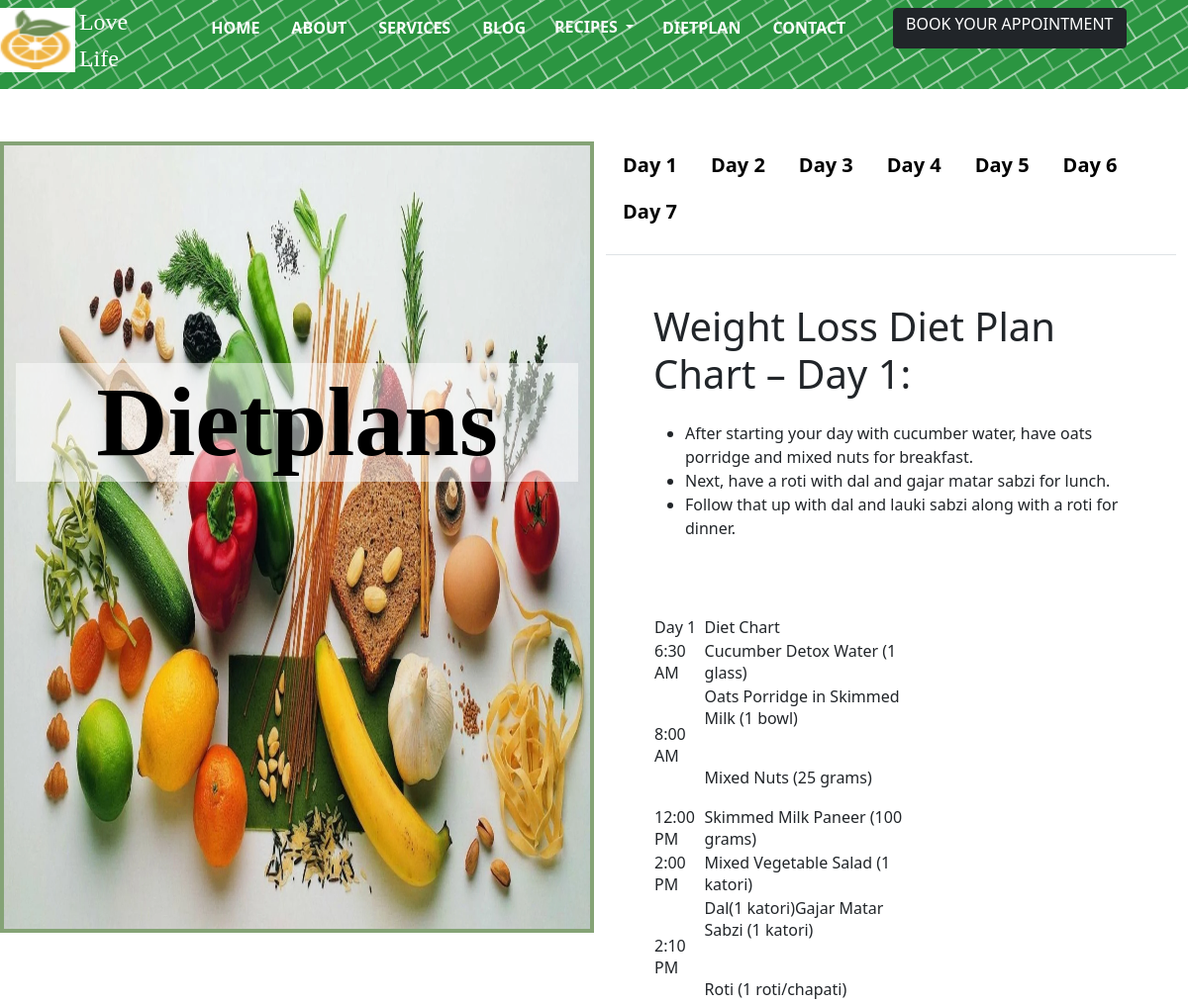
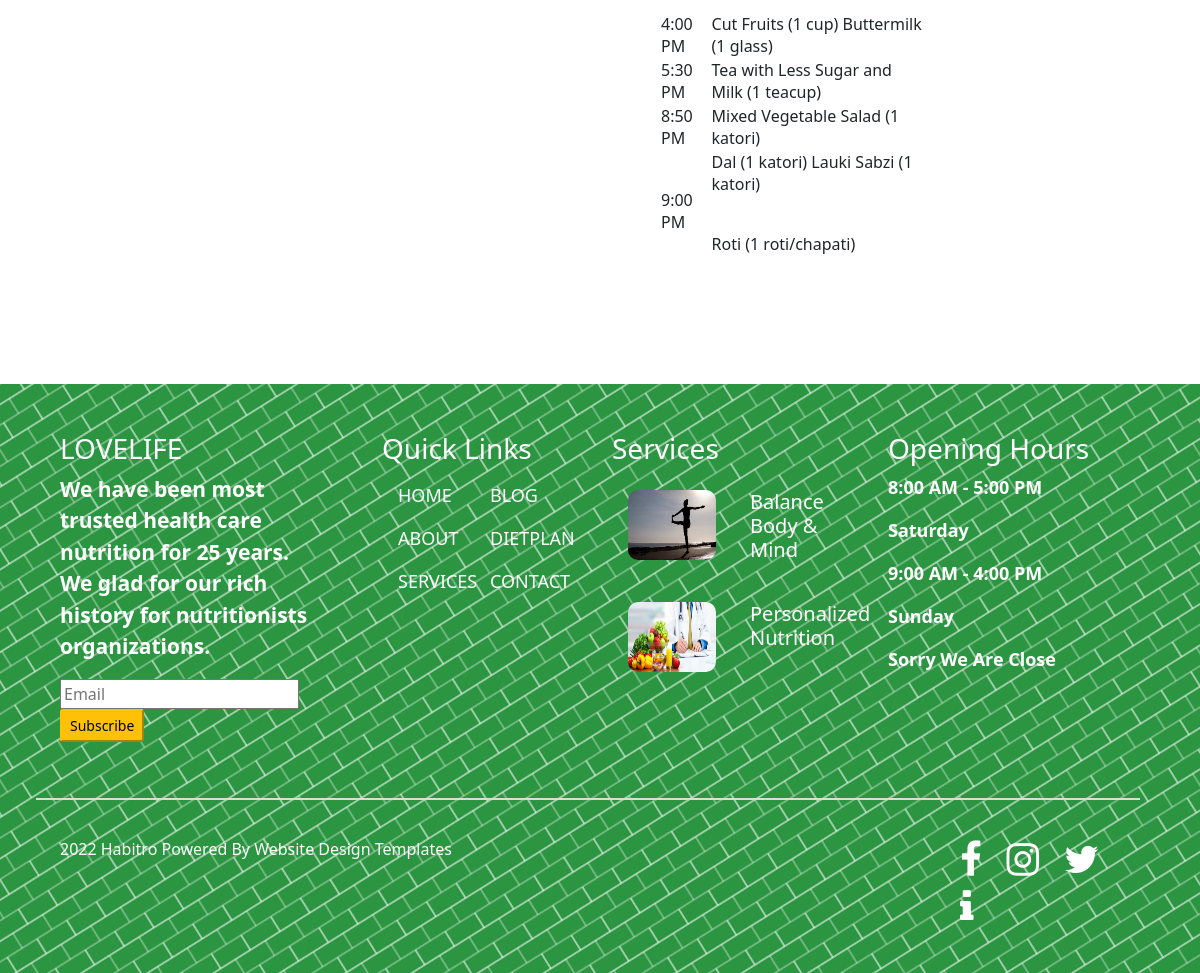
The page /diet/ on the database its author committed (2 pictures, top to bottom).
### lifestyle/models.py (models this page shows)
class dietplan(models.Model):
    title=models.CharField(max_length=5000)
    des=HTMLField()
    class Meta:
        db_table="dietplan"

### lifestyle/views.py (the view)
# urls.py: path('diet/',diet),
def diet(request):
    dt=dietplan.objects.all()
    context={'dt':dt}
    return render(request,"diet.html",context)

### templates/diet.html (shortened to what this page needs)
{% extends 'base.html' %}
{% load static %}
{% block content %}
<div class="row pt-5">
<div class="col-md-6" id="banner10">
<h1 class="text-center style8 display-1">Dietplans</h1>
</div>
<div class="col-md-6" id="dietplan">
<ul class="nav nav-tabs" id="myTab" role="tablist">
{% for dietplan in dt %}
  <li class="nav-item" role="presentation">
    <button class="nav-link " id="monday-tab" data-bs-toggle="tab" data-bs-target="#monday{{ dietplan.id }}" type="button" role="tab" aria-controls="monday" aria-selected="true">Day {{ dietplan.id }}</button>
  </li>
  {% endfor %}
</ul>
<div class="tab-content p-5" id="myTabContent">
{% for dietplan in dt %}
<div class="tab-pane fade " id="monday{{ dietplan.id }}" role="tabpanel" aria-labelledby="monday-tab">
<div class="row">
<div data-aos="flip-left"
	data-aos-duration="3000">
<h1>{{dietplan.title }}</h1>
</div>
<div data-aos="flip-up"
	data-aos-duration="3000">
<p>{{dietplan.des |safe}}</p>
</div>
</div>
</div>
{% endfor %}
</div>
</div>
</div>
<div class="row p-4">
</div>
{% endblock %}

### templates/base.html (shortened to what this page needs)
{% load static %}
<html>
<head>
<link href="{% static 'bootstrap/css/bootstrap.min.css'%}" type="text/css" rel="stylesheet"/>
<link href="{% static 'bootstrap/css/bootstrap-grid.min.css'%}" type="text/css" rel="stylesheet"/>
<link href="{% static 'project.css'%}" type="text/css" rel="stylesheet"/>
<link href="https://unpkg.com/aos@2.3.1/dist/aos.css" rel="stylesheet">
<link rel="stylesheet" href="https://cdnjs.cloudflare.com/ajax/libs/font-awesome/4.7.0/css/font-awesome.min.css">
</head>
<link rel="stylesheet" href="https://cdnjs.cloudflare.com/ajax/libs/font-awesome/4.7.0/css/font-awesome.min.css">
</head>
<body>
<div class="container-fluid">
<div class="row fixed-top" id="about">
<div class="row p-2">
<div class="col-md-2">
<div class="row">
<div class="col-md-5" id="about1">
<img src="{% static 'image/santra.png' %}" height="65px" width="80px"/>
</div>
<div class="col-md-7" id="about1">
<h4>Love </h4>
<h4>Life</h4>
</div>
</div>
</div>
<div class="col-md-7">
<nav>
<ul class="nav">
<li><a class="nav-link" href="/home/">HOME</a></li>
<li><a class="nav-link" href="/about/">ABOUT </a></li>
<li><a class="nav-link" href="/services/">SERVICES </a></li>
<li><a class="nav-link" href="/blog/">BLOG</a></li>
<div class="dropdown">
  <button class="btn text-light dropdown-toggle" type="button" style="font-weight:bold;" id="dropdownMenuButton1" data-bs-toggle="dropdown" aria-expanded="false">
   RECIPES
  </button>
</div>
<li><a class="nav-link" href="/diet/">DIETPLAN</a></li>
<li><a class="nav-link" href="/contect/">CONTACT</a></li>
</ul>
</nav>
</div>
<div class="col-md-3" id="link">
<button class="btn btn-dark text-center"><a href="/app/"><h6>BOOK YOUR APPOINTMENT</h6></a></button>
</div>
</div>
</div>
{% block content %}
{% endblock %}
<div class="row p-5" id="last">
<div class="col-md-3">
<h3>LOVELIFE</h3>
<p id="size">We have been most trusted health care nutrition for 25 years. We glad for our rich history for nutritionists organizations.</p>
<div class="input-container ">
<form action="{% url 'suba'%}" method='post'>
    <input class="input-field" type="email" placeholder="Email" name="psw"><button class="btn-warning btn-sm">Subscribe</button>
	</form>
  </div>
</div>
<div class="col-md-3" >
<div class="row" >
<div class="col-md-8 offset-2" id="size1">
<h3>Quick Links</h3>
<div class="row">
<div class="col-md-6">
<nav>
<ul class="nav">
<li><a class="nav-link" href="/home/">HOME</a></li>
<li><a class="nav-link" href="/about/">ABOUT </a></li>
<li><a class="nav-link" href="/services/">SERVICES </a></li>
</ul>
</nav>
</div>
<div class="col-md-6">
<nav>
<ul class="nav">
<li><a class="nav-link" href="/blog/">BLOG</a></li>
<li><a class="nav-link" href="/diet/">DIETPLAN</a></li>
<li><a class="nav-link" href="/contect/">CONTACT</a></li>
</ul>
</nav>
</div>
</div>
</div>
</div>
</div>
<div class="col-md-3" id="size1">
<h3>Services</h3>
<div class="row p-3">
<div class="col-md-6">
<img src="{% static 'image/bala.jpg' %}" height="70px" width="90%"/>
</div>
<div class="col-md-6">
<h5>Balance Body & Mind</h5>
</div>
</div>
<div class="row p-3">
<div class="col-md-6">
<img src="{% static 'image/ssl.jpg' %}" height="70px" width="90%"/>
</div>
<div class="col-md-6">
<h5>Personalized Nutrition</h5>
</div>
</div>
</div>
<div class="col-md-3" id="size1">
<h3>Opening Hours</h3>
<p>8:00 AM - 5:00 PM</p>
<p>Saturday</p>
<p>9:00 AM - 4:00 PM</p>
<p>Sunday</p>
<p>Sorry We Are Close</p>
</div>
<div class="row" id="size2">
<div class="col-md-10" id="size3">
<h6> 2022 Habitro Powered By Website Design Templates</h6>
</div>
<div class="col-md-2"  id="size4">
<i class="fa fa-facebook"></i>
<i class="fa fa-instagram"></i>
<i class="fa fa-twitter"></i>
<i class="fa fa-info"></i>
</div>
</div>
</div>
</body>
</html>

### static/project.css (style rules this page uses)
#about a { color:white;font-weight:bold; }
#about { background-color: #2B9541; background-size: cover; background-position: center; background-repeat: no-repeat; }
#about1 h4 { font-family:Kristen ITC; color:white; }
#dietplan button { font-weight:bold; color:black; font-size:20px; }
#dietplan ul { padding-bottom:20px; }
#link a { color:white; }
#link a { text-decoration:none; }
.style8 { margin-top:220px; }
#banner10 { background-image:url("../static/image/1.webp"); border: 4px solid #85a376; height:800px ; background-size:100% 850px; }
#banner10 h1 { background-color:rgba(255,255,255,0.5); color:white; }
#banner10 h1 { font-weight:bold; color:black;font-family:Ink Free;font-size:100px; }
#last { background-color: #2B9541; background-size: cover; background-position: center; background-repeat: no-repeat; }
#last img { border-radius:10px; }
#last h3 { color:white; }
#last h5 { color:white; }
#last p { font-weight:bold; color:white; }
#last .input-container { display: -ms-flexbox; display: flex; width: 100%; margin-bottom: 10px; }
#last { border-bottom:2px solid #d1e3d6 margin-bottom:30px; }
#size { font-size:21px; }
#size1 { font-size:18px; }
#size1 a { color:white; }
#size2 { font-size:38px; }
#size2 { color:white; }
#size2 { border-top:2px solid #d1e3d6 }
#size2 { margin-top:30px; }
#size3 { margin-top:40px; }
#size4 { margin-top:30px; }
#size4 i { padding-right:15px; }

### rows shown on the page
dietplan: id "1", title "Weight Loss Diet Plan Chart – Day 1:", des "After starting your day with cucumber water, have oats porridge and mixed nuts for breakfast. Next, have a roti with dal and gajar matar sabzi for lunch. Follow that up with dal and lauki sabzi along with a roti for dinner. Day 1 Diet Chart 6:30 AM Cucumber Detox Water (1 glass) 8:00 AM Oats Porridge in Skimmed Milk (1 bowl) Mixed Nuts (25 grams) 12:00 PM Skimmed Milk Paneer (100 grams) 2:00 PM Mixed Vegetable Salad (1 katori) 2:10 PM Dal(1 katori)Gajar Matar Sabzi (1 katori) Roti (1 roti/chapati) 4:00 PM Cut Fruits (1 cup) Buttermilk (1 glass) 5:30 PM Tea with Less Sugar and Milk (1 teacup) 8:50 PM Mixed Vegetable Salad (1 katori) 9:00 PM Dal (1 katori) Lauki Sabzi (1 katori) Roti (1…"
dietplan: id "2"
dietplan: id "3"
dietplan: id "4"
dietplan: id "5"
dietplan: id "6"
dietplan: id "7"
